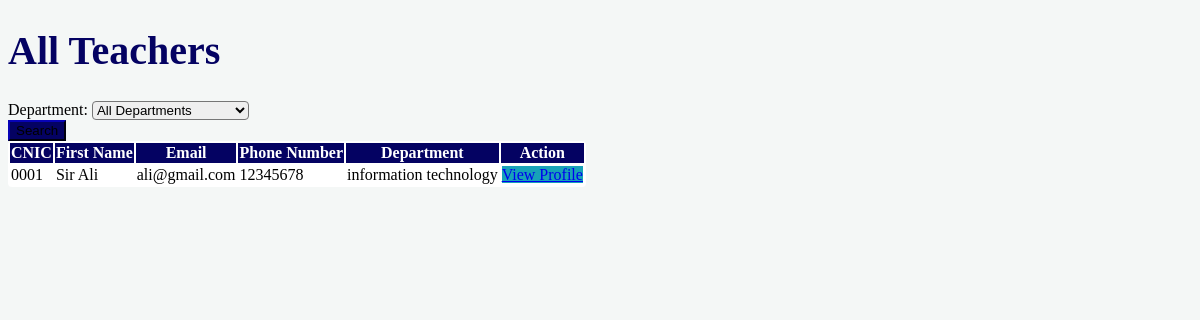
The page /allTeacher/ on the database its author committed.
### core/models.py (models this page shows, shortened)
class Teacher(models.Model):
    user = models.OneToOneField(User, on_delete=models.CASCADE)
    department = models.ForeignKey(Department, on_delete=models.CASCADE, default='')

class User(AbstractUser):
    GENDER_CHOICES = [
        ('M', 'Male'),
        ('F', 'Female'),
    ]
    username = None
    cnic = models.CharField(max_length=20,unique=True)
    registration_no = models.CharField(max_length=25, unique=True ,null=True,blank=True)
    roll_no = models.CharField(max_length=25, unique=True ,null=True,blank=True)
    email = models.EmailField(unique=True)
    phone_no = models.CharField(max_length=15)
    gender = models.CharField(max_length=10, choices=GENDER_CHOICES)
    image = models.ImageField(upload_to='student_images/', blank=True, null=True)
    date = models.DateField(auto_now_add=True)
    last_login = models.DateTimeField(blank=True, null=True)
    logout_date = models.DateTimeField(blank=True, null=True)
    age = models.PositiveIntegerField(null=True)
    address = models.CharField(max_length=150)
    objects = UserManager()
    USERNAME_FIELD = 'cnic'
    REQUIRED_FIELDS = ['email']

class Department(models.Model):
    Department_Name = models.CharField(max_length=100, primary_key=True,null=False,blank=False)
    HeadOfDepartment = models.CharField(max_length=100)

### core/views.py (the view)
# urls.py: path('allTeacher/', all_teachers, name='all_teacher'),
def all_teachers(request):
    departments = Department.objects.all()
    teachers = Teacher.objects.all()
    if request.method == 'POST':
        dname = request.POST.get('departmentname')
        if dname:
            teachers = Teacher.objects.filter(department__Department_Name=dname)
    return render(request, 'admin/all_teachers.html', {'teachers': teachers, 'departments': departments})

### core/templates/admin/all_teachers.html (shortened to what this page needs)
{% extends "admin/admin.html" %}
{% block main %}
<!DOCTYPE html>
<html lang="en">
<head>
</head>
<body>
    <div class="container mt-5">
        <h1 class="mb-4">All Teachers</h1>
        <form class="form-inline mb-4" action="{% url 'all_teacher' %}" method="post">
            <div class="form-group mr-2">
                <label for="departmentSelect" class="mr-2">Department:</label>
                <select class="form-control" id="departmentSelect" name="departmentname">
                    <option value="">All Departments</option>
                </select>
            </div>
            <button type="submit" class="btn btn-primary" style="background-color: #040262; border-color: #040262;">Search</button>
        </form>
        <table class="table table-hover">
            <thead >
                <tr>
                    <th>CNIC</th>
                    <th>First Name</th>
                    <th>Email</th>
                    <th>Phone Number</th>
                    <th>Department</th>
                    <th>Action</th>
                </tr>
            </thead>
            <tbody>
                {% for teacher in teachers %}
                <tr>
                    <td>{{ teacher.user.cnic }}</td>
                    <td>{{ teacher.user.first_name }}</td>
                    <td>{{ teacher.user.email }}</td>
                    <td>{{ teacher.user.phone_no }}</td>
                    <td>{{ teacher.department.Department_Name }}</td>
                    <td>
                        <a href="{% url 'TA' teacher.user.cnic %}" class="btn btn-info btn-sm">View Profile</a>
                    </td>
                </tr>
                {% endfor %}
            </tbody>
        </table>
    </div>
</body>
</html>
{% endblock %}

### core/templates/admin/all_teachers.html (style rules this page uses)
body { background-color: #f4f7f6; }
h1 { font-size: 2.5rem; font-weight: bold; color: #040262; }
.table { background-color: #fff; border-radius: 0.25rem; overflow: hidden; }
.table thead { background-color: #040262; color: #fff; }
.btn-info { background-color: #17a2b8; border-color: #17a2b8; }
.form-inline .form-group { margin-right: 0.75rem; }
.form-control { border-radius: 0.25rem; }
.container { max-width: 1200px; }

### rows shown on the page
Teacher: user.cnic "0001", user.first_name "Sir Ali", user.email "ali@gmail.com", user.phone_no "12345678", department.Department_Name "information technology"
